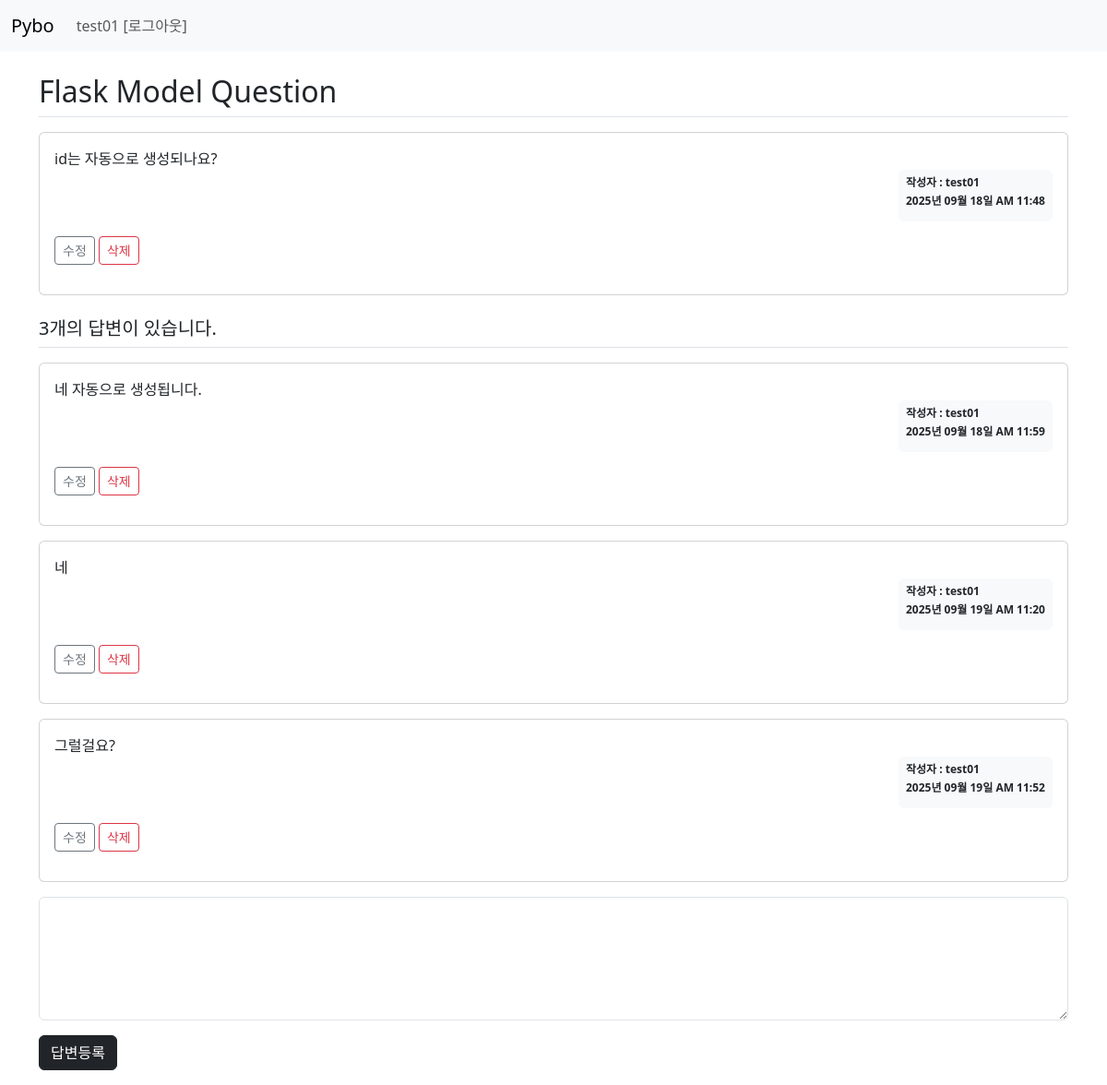
Screenshot of /question/detail/2/ (signed in) with the database file from the repository.
### pybo/models.py (models this page shows)
class User(db.Model):
    id = db.Column(db.Integer, primary_key=True)
    username = db.Column(db.String(150), unique=True, nullable=False)
    password = db.Column(db.String(200), nullable=False)
    email = db.Column(db.String(120), unique=True, nullable=False)

class Question(db.Model):
    id = db.Column(db.Integer, primary_key=True)
    subject = db.Column(db.String(200), nullable=False)
    content = db.Column(db.Text(), nullable=False)
    create_date = db.Column(db.DateTime(), nullable=False)
    user_id = db.Column(db.Integer, db.ForeignKey('user.id', ondelete='CASCADE', onupdate='CASCADE'),nullable=False)
    user = db.relationship('User', backref=db.backref('question_set'))
    modify_date = db.Column(db.DateTime(), nullable=True)
    image_path = db.Column(db.String(200), nullable=True)   #이미지 경로 추가

class Answer(db.Model):
    id = db.Column(db.Integer, primary_key=True)
    question_id = db.Column(db.Integer, db.ForeignKey('question.id', ondelete='CASCADE'))
    question = db.relationship(Question, backref=db.backref('answer_set'))
    content = db.Column(db.Text(), nullable=False)
    create_date = db.Column(db.DateTime(), nullable=False)
    user_id = db.Column(db.Integer, db.ForeignKey('user.id', ondelete='CASCADE'), nullable=False)
    user = db.relationship('User', backref=db.backref('answer_set'))
    modify_date = db.Column(db.DateTime(), nullable=True)

### pybo/views/question_views.py (the view)
@bp.route('/detail/<int:question_id>/')
def detail(question_id):
    form = AnswerForm()  # 질문 상세 템플릿에 폼 추가
    question = Question.query.get_or_404(question_id)
    return render_template('question/question_detail.html', question=question, form=form)

### pybo/forms.py
class AnswerForm(FlaskForm):
    content = TextAreaField('내용', validators=[DataRequired("내용은 필수입력 항목입니다.")])

### pybo/filter.py (called while the page is built)
def format_datetime(value, fmt='%Y년 %m월 %d일 %p %I:%M'):
    return value.strftime(fmt)

### pybo/views/auth_views.py (called while the page is built)
@bp.before_app_request
def load_logged_in_user():
    user_id = session.get('user_id')
    if user_id is None:
        g.user = None
    else:
        g.user = User.query.get(int(user_id))

### pybo/templates/question/question_detail.html (shortened to what this page needs)
{% extends 'base.html' %}
{% block content %}
<div class="container my-3">
    <h2 class="border-bottom py-2">{{question.subject}}</h2>
    <div class="card my-3">
        <div class="card-body">
            <div class="card-text">
                {{question.content}}
            </div>
            <div class="d-flex justify-content-end">
                <div class="badge bg-light text-dark p-2  text-start">
                    <p class="mb-2">작성자 : {{ question.user.username }}</p>
                    <p class="mb-2">{{ question.create_date|datetime }}</p>
                </div>
            </div>
            <div class="my-3">
                {% if g.user == question.user %}
                <a href="{{ url_for('question.modify', question_id=question.id) }}" class="btn btn-sm btn-outline-secondary">수정</a>
                <button class="delete btn btn-sm btn-outline-danger" data-uri="{{ url_for('question.delete', question_id=question.id) }}">삭제</button>
                {% endif %}
            </div>
        </div>
    </div>
</div>
<div class="container my-3">
    <h5 class="border-bottom my-3 py-2">{{ question.answer_set|length }}개의 답변이 있습니다.</h5>
    {% for answer in question.answer_set %}
    <div class="card my-3">
        <div class="card-body">
            <div class="card-text">{{ answer.content }}</div>
            <div class="d-flex justify-content-end">
                <div class="badge bg-light text-dark p-2 text-start">
                    <p class="mb-2">작성자 : {{ answer.user.username  }}</p>
                    <p class="mb-2">{{ answer.create_date|datetime }}</p>
                </div>
            </div>
            <div class="my-3">
                {% if g.user == answer.user %}
                <a href="{{ url_for('answer.modify', answer_id=answer.id) }}" class="btn btn-sm btn-outline-secondary">수정</a>
                <button class="delete btn btn-sm btn-outline-danger" data-uri="{{ url_for('answer.delete', answer_id=answer.id) }}">삭제</button>
                {% endif %}
            </div>
        </div>
    </div>
    {% endfor %}
</div>
<div class="container my-3">
    <form action="{{ url_for('answer.create', question_id=question.id) }}" method="post">
        <textarea class="form-control" name="content" id="content" rows="5"
        {% if not g.user %}disabled{% endif %} ></textarea>
        <button class="btn btn-dark mt-3" type="submit"
        {% if not g.user %}disabled{% endif %} >답변등록</button>
    </form>
</div>
{% endblock %}

### pybo/templates/navbar.html (shortened to what this page needs)
<nav class="navbar navbar-expand-sm bg-body-tertiary">
    <div class="container-fluid">
        <a class="navbar-brand" href="{{ url_for('main.index') }}">Pybo</a>
        <div class="collapse navbar-collapse" id="navbarTogglerDemo02">
            {% if g.user %}
            <ul class="navbar-nav me-auto mb-2 mb-lg-0">
                <li class="nav-item">
                    <a class="nav-link" href="{{ url_for('auth.logout') }}">{{ g.user.username }} [로그아웃]</a>
                </li>
            </ul>
            {% endif %}
        </div>
    </div>
</nav>

### pybo/static/style.css (style rules this page uses)
textarea { width: 100%; }
button[type='submit'] { margin-top: 10px; }

### rows the page displays
User: user.username "test01"
Question: subject "Flask Model Question", content "id는 자동으로 생성되나요?", create_date "2025년 09월 18일 AM 11:48"
Answer: content "네 자동으로 생성됩니다.", user.username "test01", create_date "2025년 09월 18일 AM 11:59"
Answer: content "네", user.username "test01", create_date "2025년 09월 19일 AM 11:20"
Answer: content "그럴걸요?", user.username "test01", create_date "2025년 09월 19일 AM 11:52"

### other values shown
{{ question.answer_set|length }} "3"
